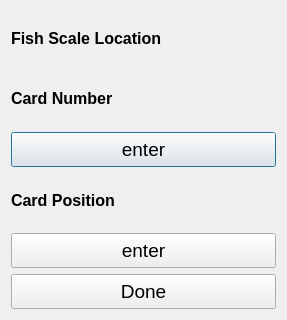
<?xml version="1.0" encoding="UTF-8"?>
<ui version="4.0">
 <class>scalecardDlg</class>
 <widget class="QDialog" name="scalecardDlg">
  <property name="geometry">
   <rect>
    <x>0</x>
    <y>0</y>
    <width>287</width>
    <height>320</height>
   </rect>
  </property>
  <property name="windowTitle">
   <string>Scale Location</string>
  </property>
  <layout class="QVBoxLayout" name="verticalLayout_2">
   <item>
    <layout class="QVBoxLayout" name="verticalLayout">
     <item>
      <widget class="QLabel" name="label_3">
       <property name="font">
        <font>
         <pointsize>12</pointsize>
         <weight>75</weight>
         <bold>true</bold>
        </font>
       </property>
       <property name="text">
        <string>Fish Scale Location</string>
       </property>
      </widget>
     </item>
     <item>
      <widget class="QLabel" name="label">
       <property name="font">
        <font>
         <pointsize>12</pointsize>
         <weight>75</weight>
         <bold>true</bold>
        </font>
       </property>
       <property name="text">
        <string>Card Number</string>
       </property>
      </widget>
     </item>
     <item>
      <widget class="QPushButton" name="cardBtn">
       <property name="minimumSize">
        <size>
         <width>165</width>
         <height>35</height>
        </size>
       </property>
       <property name="font">
        <font>
         <pointsize>14</pointsize>
        </font>
       </property>
       <property name="text">
        <string>enter</string>
       </property>
      </widget>
     </item>
     <item>
      <widget class="QLabel" name="label_2">
       <property name="font">
        <font>
         <pointsize>12</pointsize>
         <weight>75</weight>
         <bold>true</bold>
        </font>
       </property>
       <property name="text">
        <string>Card Position</string>
       </property>
      </widget>
     </item>
     <item>
      <widget class="QPushButton" name="positionBtn">
       <property name="minimumSize">
        <size>
         <width>165</width>
         <height>35</height>
        </size>
       </property>
       <property name="font">
        <font>
         <pointsize>14</pointsize>
        </font>
       </property>
       <property name="text">
        <string>enter</string>
       </property>
      </widget>
     </item>
     <item>
      <widget class="QPushButton" name="doneBtn">
       <property name="minimumSize">
        <size>
         <width>165</width>
         <height>35</height>
        </size>
       </property>
       <property name="font">
        <font>
         <pointsize>14</pointsize>
        </font>
       </property>
       <property name="text">
        <string>Done</string>
       </property>
      </widget>
     </item>
    </layout>
   </item>
  </layout>
  <zorder>verticalLayoutWidget</zorder>
  <zorder>cardBtn</zorder>
  <zorder>label</zorder>
 </widget>
 <resources/>
 <connections/>
</ui>
